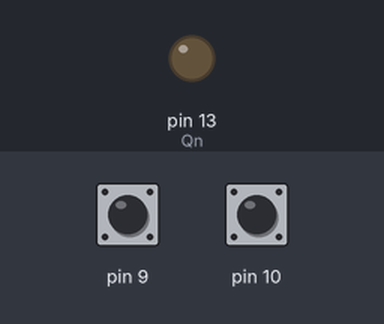
Simulated run of this sketch. Board: Arduino Uno, built with avr-gcc and run on an emulated ATmega328P. On the bench: output pins drawn as LEDs (lit = HIGH). The test bench sets the inputs (shaded band); at power-on: pin 9 HIGH, pin 10 HIGH.

Above: at 1.2 s.
1.3 s: pin 9 pulled LOW for 0.15 s
At 2.5 s:
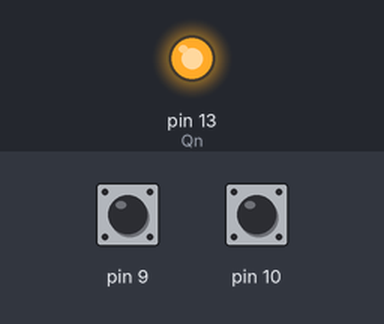
2.9 s: pin 10 pulled LOW for 0.15 s
At 3.7 s:
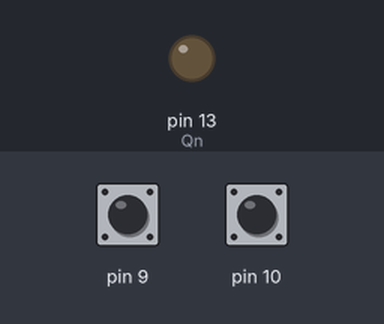
4.5 s: pin 9 pulled LOW for 1 s
At 4.9 s:
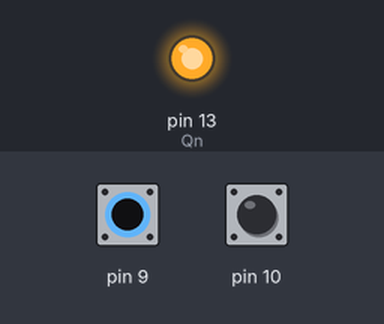
Timing chart, 0 to 7.5 s (numbered marks = the images above; inputs shaded):
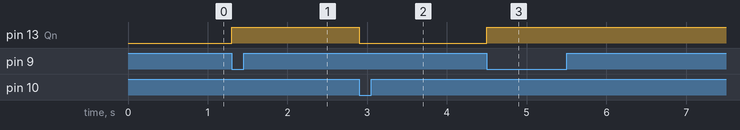

Measured:
- after the input at 1.3 s, pin 13 (Qn): LOW → HIGH at once
- after the input at 2.9 s, pin 13 (Qn): HIGH → LOW at once
- after the input at 4.5 s, pin 13 (Qn): LOW → HIGH at once

The sketch:

RSBAJOREDUCIDOMPA.ino
```cpp
//Autor:Dario Jorge Iglesias
boolean Qn,S,R,Q;
void setup(){
 pinMode(9,INPUT_PULLUP);//S
 pinMode(10,INPUT_PULLUP);//R
 pinMode(13,OUTPUT);//Qn
 digitalWrite(13,LOW);}
void loop() {
  S=digitalRead(9);
  R=digitalRead(10);
  Q=digitalRead(13);
  Qn=!S|(R&Q);
  digitalWrite(13,Qn);}
```
